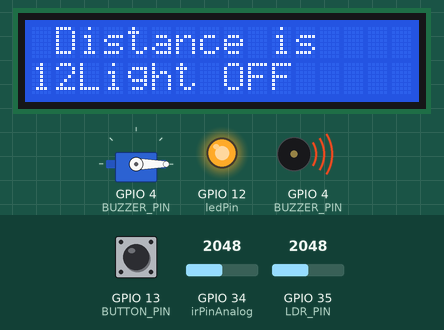
The sketch below on a simulated ESP32. Shown: servo, 16×2 character LCD, output pins drawn as LEDs (lit = HIGH), buzzer (waves = sounding). Inputs (shaded band) come from the test bench; at power-on: GPIO 13 (BUTTON_PIN) HIGH, GPIO 35 (LDR_PIN) = 2048, GPIO 34 (irPinAnalog) = 2048. What the sketch prints to the serial monitor is not drawn.

Above: at 1.2 s.
1.3 s: GPIO 13 (BUTTON_PIN) pulled LOW for 0.15 s
At 1.46 s:
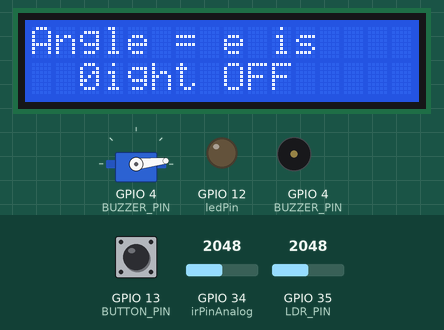
At 2.36 s:
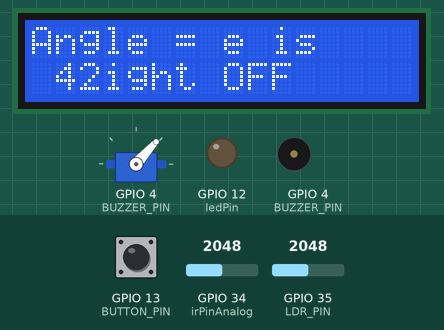
3.7 s: GPIO 35 (LDR_PIN) set to 4040
6.1 s: GPIO 34 (irPinAnalog) set to 2866
9.1 s: GPIO 13 (BUTTON_PIN) pulled LOW for 1 s
At 9.89 s:
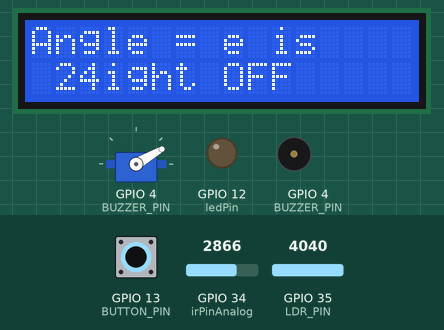
11.6 s: GPIO 35 (LDR_PIN) set to 4095
14.6 s: GPIO 34 (irPinAnalog) set to 3603
At 18.0 s:
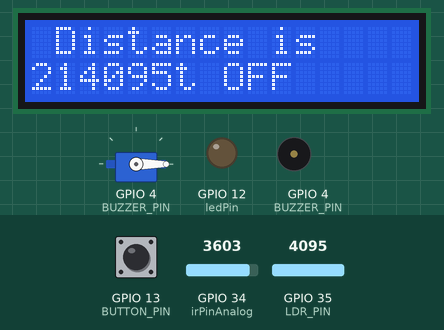
Timing chart, 0 to 18.6 s (numbered marks = the images above; inputs shaded):
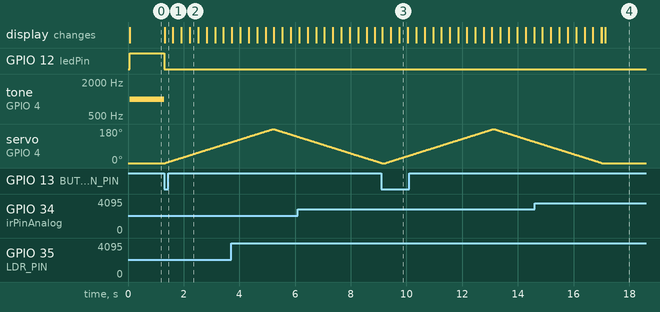

The sketch:

Button_control.ino
```cpp
#include <LiquidCrystal.h>
#include <ESP32Servo.h>
#define BUTTON_PIN 13
#define LDR_PIN 35
#define BUZZER_PIN 4  // Define the pins used for the LED, buzzer, and LDR
int light_threshold = 4000;
Servo myservo;
int pos = 0;
LiquidCrystal lcd(22, 23, 5, 18, 19, 21);
int irPinDigital = 2;
int irPinAnalog = 34;
int irStat=0;
int ledPin = 12;

void setup() {
  Serial.begin(115200);
  myservo.write(0);
  myservo.attach(4);
  pinMode(ledPin, OUTPUT);
  pinMode(BUTTON_PIN, INPUT_PULLUP);
  lcd.begin(16, 2);
  lcd.clear();
  pinMode(irPinDigital, INPUT);
  pinMode(irPinAnalog, INPUT);
  pinMode(BUZZER_PIN, OUTPUT);
}

void loop() {

  int buttonvalue = digitalRead(BUTTON_PIN);
  if(buttonvalue == LOW) {
    // If it is not pressed
    Serial.println("not pressed");
    Serial.println(buttonvalue);
    digitalWrite(ledPin, LOW);
    noTone(BUZZER_PIN);
    lcd.setCursor(0, 0);
    lcd.print("Angle = ");

     for (pos = 0; pos <= 180; pos++) {
      myservo.write(pos);
      Serial.println(pos);
      lcd.setCursor(0, 0);
      lcd.print("Angle = ");
      lcd.setCursor(0, 1);
      if (pos < 100) {
        lcd.print(" ");
  }
      if (pos < 10) {
        lcd.print(" ");
  }
       lcd.print(pos);
       delay(20);
     }
      for (pos = 180; pos >= 0; pos--) {
        myservo.write(pos);
        Serial.println(pos);
        lcd.setCursor(0, 0);
        lcd.print("Angle = ");
        lcd.setCursor(0, 1);
        if (pos < 100) {
        lcd.print(" ");
  }
        if (pos < 10) {
          lcd.print(" ");
  }
        lcd.print(pos);
        delay(20);
     }

  }
  else {
    // If it is pressed
    Serial.println("pressed");
    Serial.println(buttonvalue);

    //ir sensor part
    irStat = analogRead(irPinAnalog);
    int dist = map(irStat, 0, 4095, 0, 25);
    Serial.println(dist);
    lcd.setCursor(0, 0);
    lcd.print(" Distance is ");
    lcd.setCursor(0, 1);
    lcd.print(dist);

    //ldr sensor part
    int ldr_value = analogRead(LDR_PIN);
    Serial.println(ldr_value);
    if(ldr_value < light_threshold) {
      // If it is not pressed
      Serial.println("light off");
      digitalWrite(ledPin, HIGH);
      tone(BUZZER_PIN, 1000);
      lcd.setCursor(2, 1);
      lcd.print("Light OFF");
    }
    else {
      // If it is pressed
      Serial.println("light on");
      Serial.println(buttonvalue);
      digitalWrite(ledPin, LOW);
      noTone(BUZZER_PIN);
      lcd.setCursor(2, 1);
      lcd.print(ldr_value);
      }

    }
    delay(100);

  }
```

Measured:
- after the input at 1.3 s, GPIO 12 (ledPin): HIGH → LOW at once; tone on GPIO 4 (BUZZER_PIN): 1000 Hz → silent at once; servo on GPIO 4 (BUZZER_PIN): moves from 0° to 110° over 2.4 s, starting at once; the display: changes at once (image 1)
